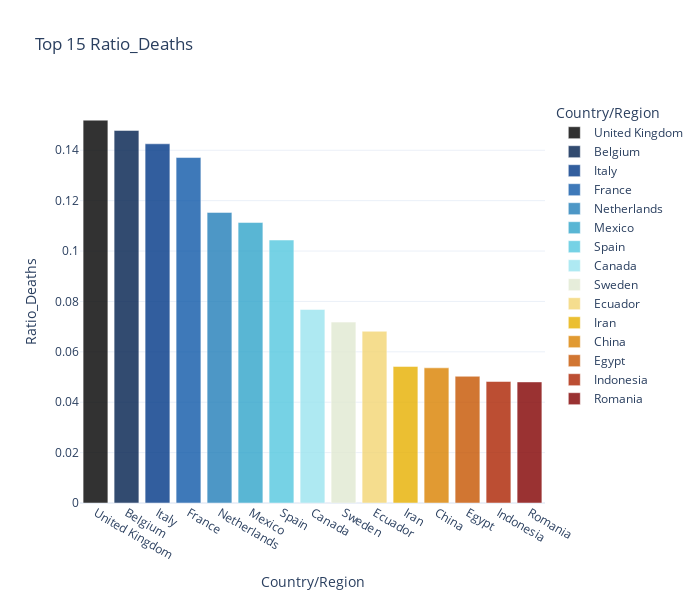

Source (notebook cell):
### Code cell
fig = px.bar(temp_f.sort_values('Ratio_Deaths', ascending=False).head(15), 
             y="Ratio_Deaths", x="Country/Region", color= "Country/Region",
             title='Top 15 Ratio_Deaths', 
             orientation='v',
             color_discrete_sequence = px.colors.cyclical.IceFire,
             width=700, height=600)
fig.update_traces(opacity=0.8)

fig.update_layout(template = 'plotly_white')
fig.show()

### Figure 1 — Plotly figure (JSON) as saved in the notebook; plotly's stock layout.template omitted (floating-point values rounded to 4 significant figures)
{"data": [{"alignmentgroup": "True", "hovertemplate": "Country/Region=%{x}<br>Ratio_Deaths=%{y}<extra></extra>", "legendgroup": "United Kingdom", "marker": {"color": "#000000"}, "name": "United Kingdom", "offsetgroup": "United Kingdom", "opacity": 0.8, "orientation": "v", "showlegend": true, "textposition": "auto", "type": "bar", "x": ["United Kingdom"], "xaxis": "x", "y": [0.1519], "yaxis": "y"}, {"alignmentgroup": "True", "hovertemplate": "Country/Region=%{x}<br>Ratio_Deaths=%{y}<extra></extra>", "legendgroup": "Belgium", "marker": {"color": "#001f4d"}, "name": "Belgium", "offsetgroup": "Belgium", "opacity": 0.8, "orientation": "v", "showlegend": true, "textposition": "auto", "type": "bar", "x": ["Belgium"], "xaxis": "x", "y": [0.1479], "yaxis": "y"}, {"alignmentgroup": "True", "hovertemplate": "Country/Region=%{x}<br>Ratio_Deaths=%{y}<extra></extra>", "legendgroup": "Italy", "marker": {"color": "#003786"}, "name": "Italy", "offsetgroup": "Italy", "opacity": 0.8, "orientation": "v", "showlegend": true, "textposition": "auto", "type": "bar", "x": ["Italy"], "xaxis": "x", "y": [0.1426], "yaxis": "y"}, {"alignmentgroup": "True", "hovertemplate": "Country/Region=%{x}<br>Ratio_Deaths=%{y}<extra></extra>", "legendgroup": "France", "marker": {"color": "#0e58a8"}, "name": "France", "offsetgroup": "France", "opacity": 0.8, "orientation": "v", "showlegend": true, "textposition": "auto", "type": "bar", "x": ["France"], "xaxis": "x", "y": [0.1371], "yaxis": "y"}, {"alignmentgroup": "True", "hovertemplate": "Country/Region=%{x}<br>Ratio_Deaths=%{y}<extra></extra>", "legendgroup": "Netherlands", "marker": {"color": "#217eb8"}, "name": "Netherlands", "offsetgroup": "Netherlands", "opacity": 0.8, "orientation": "v", "showlegend": true, "textposition": "auto", "type": "bar", "x": ["Netherlands"], "xaxis": "x", "y": [0.1153], "yaxis": "y"}, {"alignmentgroup": "True", "hovertemplate": "Country/Region=%{x}<br>Ratio_Deaths=%{y}<extra></extra>", "legendgroup": "Mexico", "marker": {"color": "#30a4ca"}, "name": "Mexico", "offsetgroup": "Mexico", "opacity": 0.8, "orientation": "v", "showlegend": true, "textposition": "auto", "type": "bar", "x": ["Mexico"], "xaxis": "x", "y": [0.1113], "yaxis": "y"}, {"alignmentgroup": "True", "hovertemplate": "Country/Region=%{x}<br>Ratio_Deaths=%{y}<extra></extra>", "legendgroup": "Spain", "marker": {"color": "#54c8df"}, "name": "Spain", "offsetgroup": "Spain", "opacity": 0.8, "orientation": "v", "showlegend": true, "textposition": "auto", "type": "bar", "x": ["Spain"], "xaxis": "x", "y": [0.1044], "yaxis": "y"}, {"alignmentgroup": "True", "hovertemplate": "Country/Region=%{x}<br>Ratio_Deaths=%{y}<extra></extra>", "legendgroup": "Canada", "marker": {"color": "#9be4ef"}, "name": "Canada", "offsetgroup": "Canada", "opacity": 0.8, "orientation": "v", "showlegend": true, "textposition": "auto", "type": "bar", "x": ["Canada"], "xaxis": "x", "y": [0.0768], "yaxis": "y"}, {"alignmentgroup": "True", "hovertemplate": "Country/Region=%{x}<br>Ratio_Deaths=%{y}<extra></extra>", "legendgroup": "Sweden", "marker": {"color": "#e1e9d1"}, "name": "Sweden", "offsetgroup": "Sweden", "opacity": 0.8, "orientation": "v", "showlegend": true, "textposition": "auto", "type": "bar", "x": ["Sweden"], "xaxis": "x", "y": [0.07179], "yaxis": "y"}, {"alignmentgroup": "True", "hovertemplate": "Country/Region=%{x}<br>Ratio_Deaths=%{y}<extra></extra>", "legendgroup": "Ecuador", "marker": {"color": "#f3d573"}, "name": "Ecuador", "offsetgroup": "Ecuador", "opacity": 0.8, "orientation": "v", "showlegend": true, "textposition": "auto", "type": "bar", "x": ["Ecuador"], "xaxis": "x", "y": [0.06816], "yaxis": "y"}, {"alignmentgroup": "True", "hovertemplate": "Country/Region=%{x}<br>Ratio_Deaths=%{y}<extra></extra>", "legendgroup": "Iran", "marker": {"color": "#e7b000"}, "name": "Iran", "offsetgroup": "Iran", "opacity": 0.8, "orientation": "v", "showlegend": true, "textposition": "auto", "type": "bar", "x": ["Iran"], "xaxis": "x", "y": [0.0542], "yaxis": "y"}, {"alignmentgroup": "True", "hovertemplate": "Country/Region=%{x}<br>Ratio_Deaths=%{y}<extra></extra>", "legendgroup": "China", "marker": {"color": "#da8200"}, "name": "China", "offsetgroup": "China", "opacity": 0.8, "orientation": "v", "showlegend": true, "textposition": "auto", "type": "bar", "x": ["China"], "xaxis": "x", "y": [0.05365], "yaxis": "y"}, {"alignmentgroup": "True", "hovertemplate": "Country/Region=%{x}<br>Ratio_Deaths=%{y}<extra></extra>", "legendgroup": "Egypt", "marker": {"color": "#c65400"}, "name": "Egypt", "offsetgroup": "Egypt", "opacity": 0.8, "orientation": "v", "showlegend": true, "textposition": "auto", "type": "bar", "x": ["Egypt"], "xaxis": "x", "y": [0.0503], "yaxis": "y"}, {"alignmentgroup": "True", "hovertemplate": "Country/Region=%{x}<br>Ratio_Deaths=%{y}<extra></extra>", "legendgroup": "Indonesia", "marker": {"color": "#ac2301"}, "name": "Indonesia", "offsetgroup": "Indonesia", "opacity": 0.8, "orientation": "v", "showlegend": true, "textposition": "auto", "type": "bar", "x": ["Indonesia"], "xaxis": "x", "y": [0.04823], "yaxis": "y"}, {"alignmentgroup": "True", "hovertemplate": "Country/Region=%{x}<br>Ratio_Deaths=%{y}<extra></extra>", "legendgroup": "Romania", "marker": {"color": "#820000"}, "name": "Romania", "offsetgroup": "Romania", "opacity": 0.8, "orientation": "v", "showlegend": true, "textposition": "auto", "type": "bar", "x": ["Romania"], "xaxis": "x", "y": [0.04806], "yaxis": "y"}], "layout": {"barmode": "relative", "height": 600, "legend": {"title": {"text": "Country/Region"}, "tracegroupgap": 0}, "title": {"text": "Top 15 Ratio_Deaths"}, "width": 700, "xaxis": {"anchor": "y", "categoryarray": ["United Kingdom", "Belgium", "Italy", "France", "Netherlands", "Mexico", "Spain", "Canada", "Sweden", "Ecuador", "Iran", "China", "Egypt", "Indonesia", "Romania"], "categoryorder": "array", "domain": [0, 1], "title": {"text": "Country/Region"}}, "yaxis": {"anchor": "x", "domain": [0, 1], "title": {"text": "Ratio_Deaths"}}}}
